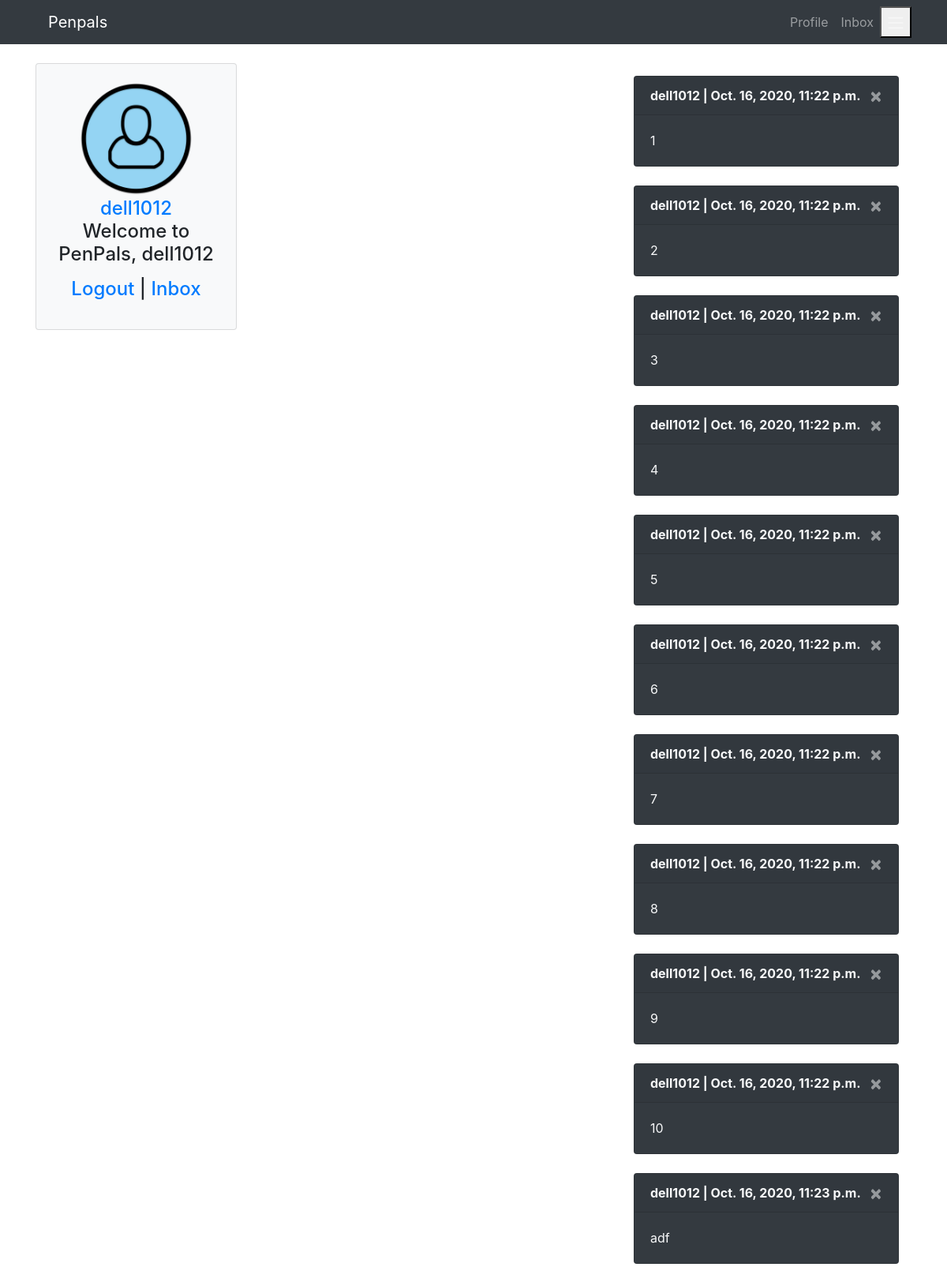
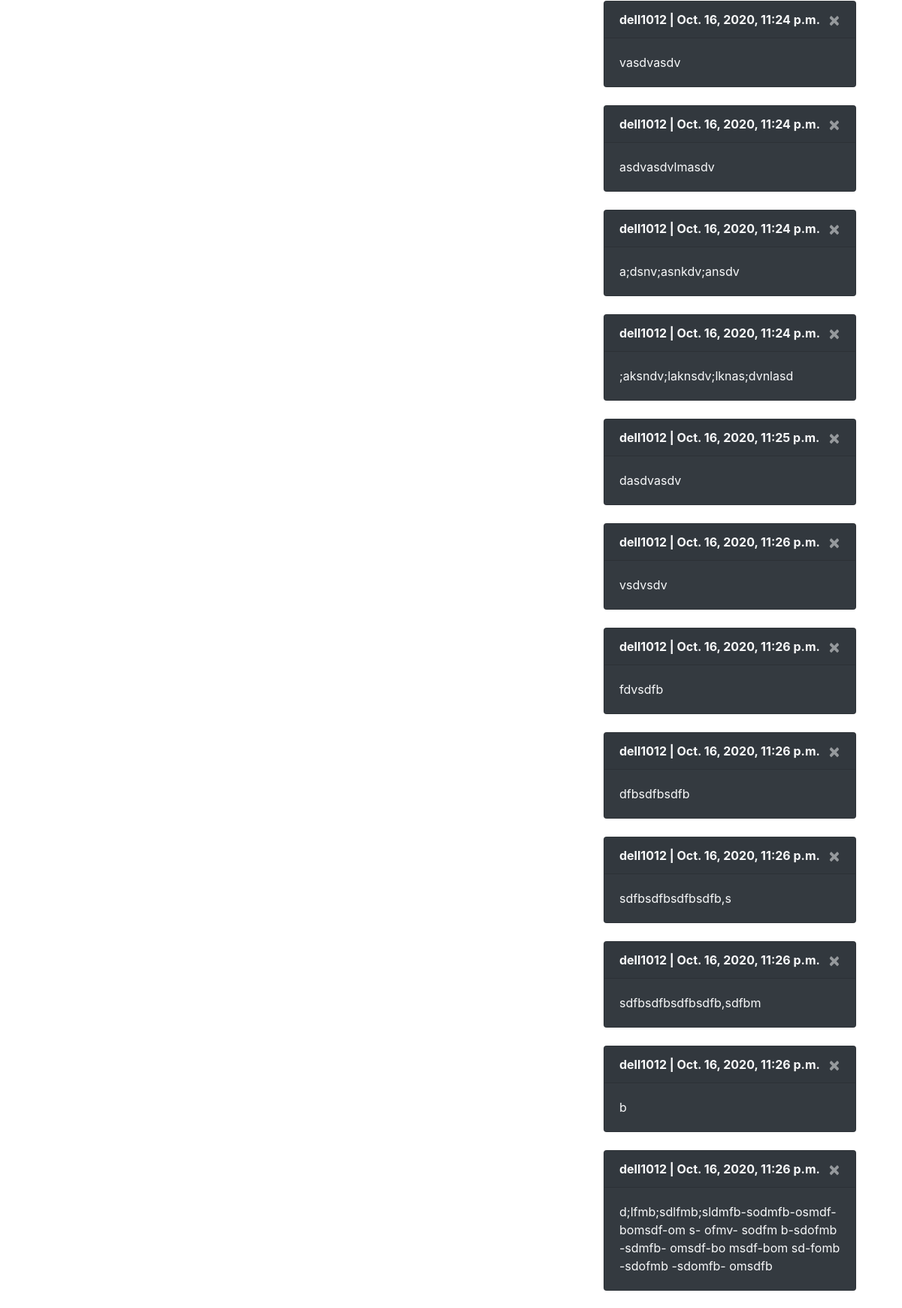
The page /message/chatbox/4 (signed in, upper part) on the database its author committed (2 pictures, top to bottom).
### pages/models.py (models this page shows)
class Profile(models.Model):
    user = models.OneToOneField(
        User, blank=True, null=True, on_delete=models.CASCADE)
    first = models.CharField(max_length=200, blank=True, null=True)
    last = models.CharField(max_length=200, blank=True, null=True)
    photo = models.ImageField(
        default='user.png', upload_to='photos/%y/%m',  blank=True, null=True)
    friends = models.ManyToManyField('self', blank=True)
    speaks = models.CharField(max_length=200, blank=True, null=True)
    learns = models.CharField(max_length=200, blank=True, null=True)
    def __init__(self, *args, **kwargs):
         super(Profile, self).__init__(*args, **kwargs)
         self.speaks = from_value_to_label(self.speaks)
         self.learns = from_value_to_label(self.learns)
    def __str__(self):
        return str(self.user)
    def get_absolute_url(self):
        return reverse("pages:profile", kwargs={"profile_id":self.pk})
    class Meta:
        ordering = ['-id']

### conversations/models.py (models this page shows)
class Message(models.Model):
    content = models.CharField(max_length=500)
    date = models.DateTimeField(auto_now_add=True)
    profile = models.ForeignKey(Profile,on_delete=models.CASCADE)  # related_name='from_profile',
    chat = models.ForeignKey(Chat, related_name='get_msg', on_delete=models.CASCADE)
    def __str__(self):
        return self.content
    class Meta:
        ordering = ['date']

### conversations/views.py (the view, shortened to what this page needs)
# urls.py: path("chatbox/<int:chat_id>", ChatBox.as_view(), name="chatbox"),
class ChatBox(LoginRequiredMixin, DetailView):
    model = Message
    form_class = MessageForm
    template_name = "conversations/chatbox.html"
    def get_context_data(self, **kwargs):
        self.instance = self.request.user.profile
        self.messages = Message.objects.all().filter(chat_id=self.kwargs['chat_id']) #  self.kwargs['profile_id'])
        self.context = {
            'profile': self.instance,
            'chat_id': self.kwargs['chat_id'],
            'form': self.form_class,
            'chat_messages': self.messages,
        }
        print(self.context)
        return self.context
    def get_object(self, **kwargs):
        return Message.objects.all().filter(chat_id=self.kwargs['chat_id']) #  self.kwargs['profile_id'])

### pages/utils.py (called while the page is built)
def from_value_to_label(field):
    if field is not None:
        list_of_labels = [label for value, label in LANGUAGE_CHOICES if str(value) in field]
        return ", ".join(list_of_labels)  # list_of_labels  #ast.literal_eval(field)  # [int(i) for i in field.replace('[','').replace(']','').replace(',','').replace("'",'').split(" ")] # list_of_labels #
    return field

### conversations/templates/conversations/chatbox.html (shortened to what this page needs)
{% extends 'pages/base.html' %} {% load crispy_forms_tags %} {% block content %}
<div class="row">
  {% include 'pages/partials/_sidebar.html' %}
  <div class="col-md-9 col-sm-12">
    <div class="p-3" id="messageFeed">
      {% for amessage in chat_messages %}
      <div
        class="card {% if request.user.profile == amessage.profile %} ml-auto text-light bg-dark {% endif %}"
        style="width: 21rem"
      >
        <div class="card-header font-weight-bold">
          {{amessage.profile}} | {{amessage.date}}
          {% if request.user.profile == amessage.profile %}
            <a href="{% url 'conversations:delete_message' amessage.id %}" class="close text-light">
            <span>&times;</span>
            </a>
          {% endif %}
        </div>
        <div class="card-body">{{amessage}}</div>
      </div>
      {% endfor %}
    </div>
  </div>
</div>
{% endblock content %}

### pages/templates/pages/partials/_sidebar.html
<div class="col-lg-3 col-md-3 col-sm-6 mx-auto">
    <div class="card bg-light mw-30rem">
        <div class="card-body text-center">
            <h4 class="card-title">
                {% if profile.photo %}
                    <img src="{{profile.photo.url}}" alt="profile photo url" class="card-img-top mx-auto rounded-circle">
                {% else %}
                    <img src="https://placehold.it/200x200" alt="profile photo url" class="card-img-top mx-auto rounded-circle">
                {% endif %}
                {% if not request.user.is_anonymous %}
                <a href="{{profile.get_absolute_url}}">{{profile}}</a>
                {% endif %}
                {% if request.user == profile.user %}
                <p>Welcome to PenPals, {{profile.user}}</p>
                <p><a href="{% url 'logout' %}">Logout</a> | <a href="{% url 'conversations:inbox' %}">Inbox</a></p>
                {% elif request.user.is_anonymous %}
                    <p><a href="{% url 'pages:signup' %}">Signup</a> | <a href="{% url 'login' %}">Login</a></p>
                {% endif %}
            </h4>
        </div>
    </div>
</div>

### static_files/css/styles.css (style rules this page uses)
.card-img-top { width: 70%; height: 70%; }
.card { margin-bottom: 1.5rem!important; }
#messageFeed { height: calc(100vh - 172px); overflow-y: scroll; }

### rows shown on the page
Profile: photo (placeholder picture), user.username "dell1012", user "dell1012"
Message: profile "dell1012", date "Oct. 16, 2020, 11:22 p.m.", content "1"
Message: profile "dell1012", date "Oct. 16, 2020, 11:22 p.m.", content "2"
Message: profile "dell1012", date "Oct. 16, 2020, 11:22 p.m.", content "3"
Message: profile "dell1012", date "Oct. 16, 2020, 11:22 p.m.", content "4"
Message: profile "dell1012", date "Oct. 16, 2020, 11:22 p.m.", content "5"
Message: profile "dell1012", date "Oct. 16, 2020, 11:22 p.m.", content "6"
Message: profile "dell1012", date "Oct. 16, 2020, 11:22 p.m.", content "7"
Message: profile "dell1012", date "Oct. 16, 2020, 11:22 p.m.", content "8"
Message: profile "dell1012", date "Oct. 16, 2020, 11:22 p.m.", content "9"
Message: profile "dell1012", date "Oct. 16, 2020, 11:22 p.m.", content "10"
Message: profile "dell1012", date "Oct. 16, 2020, 11:23 p.m.", content "adf"
Message: profile "dell1012", date "Oct. 16, 2020, 11:24 p.m.", content "vasdvasdv"
Message: profile "dell1012", date "Oct. 16, 2020, 11:24 p.m.", content "asdvasdvlmasdv"
Message: profile "dell1012", date "Oct. 16, 2020, 11:24 p.m.", content "a;dsnv;asnkdv;ansdv"
Message: profile "dell1012", date "Oct. 16, 2020, 11:24 p.m.", content ";aksndv;laknsdv;lknas;dvnlasd"
Message: profile "dell1012", date "Oct. 16, 2020, 11:25 p.m.", content "dasdvasdv"
Message: profile "dell1012", date "Oct. 16, 2020, 11:26 p.m.", content "vsdvsdv"
Message: profile "dell1012", date "Oct. 16, 2020, 11:26 p.m.", content "fdvsdfb"
Message: profile "dell1012", date "Oct. 16, 2020, 11:26 p.m.", content "dfbsdfbsdfb"
Message: profile "dell1012", date "Oct. 16, 2020, 11:26 p.m.", content "sdfbsdfbsdfbsdfb,s"
Message: profile "dell1012", date "Oct. 16, 2020, 11:26 p.m.", content "sdfbsdfbsdfbsdfb,sdfbm"
Message: profile "dell1012", date "Oct. 16, 2020, 11:26 p.m.", content "b"
Message: profile "dell1012", date "Oct. 16, 2020, 11:26 p.m.", content "d;lfmb;sdlfmb;sldmfb-sodmfb-osmdf-bomsdf-om s- ofmv- sodfm b-sdofmb -sdmfb- omsdf-bo msdf-bom sd-fomb -sdofmb -sdomfb- omsdfb"
